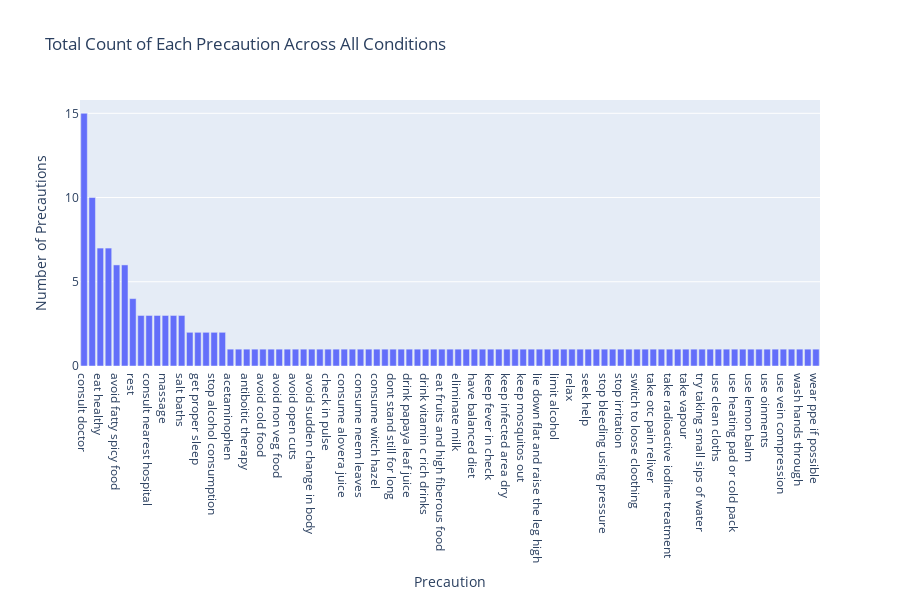

The code cell stored with this chart in its notebook:
### Code cell
# groups the data by each precaution and counts how many times each one appears across all diseases.

import plotly.express as px

# Reshape the DataFrame to have one column per precaution type
precautions_melted = precautions.melt(id_vars=['Disease'], var_name='Precaution_Type', value_name='Precaution')

# Count the occurrence of each precaution for each disease
precautions_count = precautions_melted.groupby(['Precaution']).size().reset_index(name='Count')


# Create the bar plot using Plotly
fig = px.bar(precautions_count, x='Precaution', y='Count', 
             title='Total Count of Each Precaution Across All Conditions',
             labels={'Count': 'Number of Precautions'},
             height=600)


# Update layout for better visibility
fig.update_layout(barmode='stack', xaxis={'categoryorder':'total descending'})

# Show the interactive plot
fig.show()

### Figure 1 — Plotly figure (JSON) as saved in the notebook; plotly's stock layout.template omitted (floating-point values rounded to 4 significant figures)
{"data": [{"alignmentgroup": "True", "hovertemplate": "Precaution=%{x}<br>Number of Precautions=%{y}<extra></extra>", "legendgroup": "", "marker": {"color": "#636efa", "pattern": {"shape": ""}}, "name": "", "offsetgroup": "", "orientation": "v", "showlegend": false, "textposition": "auto", "type": "bar", "x": ["Consult nearest hospital", "acetaminophen", "anti itch medicine", "antiboitic therapy", "avoid abrupt head movment", "avoid cold food", "avoid fatty spicy food", "avoid lying down after eating", "avoid non veg food", "avoid oily food", "avoid open cuts", "avoid public places", "avoid sudden change in body", "avoid too many products", "bath twice", "check in pulse", "cold baths", "consult doctor", "consult nearest hospital", "consume alovera juice", "consume milk thistle", "consume neem leaves", "consume probiotic food", "consume witch hazel", "cover mouth", "dont stand still for long", "drink cranberry juice", "drink papaya leaf juice", "drink plenty of water", "drink sugary drinks", "drink vitamin c rich drinks", "ease back into eating", "eat fruits and high fiberous food", "eat healthy", "eat high calorie vegitables", "eliminate milk", "exercise", "follow up", "get away from trigger", "get proper sleep", "have balanced diet", "increase vitamin c intake", "keep fever in check", "keep hydrated", "keep infected area dry", "keep mosquitos away", "keep mosquitos out", "lie down", "lie down flat and raise the leg high", "lie down on side", "limit alcohol", "maintain healthy weight", "massage", "medication", "meditation", "reduce stress", "relax", "remove scabs with wet compressed cloth", "rest", "salt baths", "seek help", "soak affected area in warm water", "stop alcohol consumption", "stop bleeding using pressure", "stop eating solid food for while", "stop irritation", "stop taking drug", "switch to loose cloothing", "take deep breaths", "take otc pain reliver", "take probiotics", "take radioactive iodine treatment", "take vaccine", "take vapour", "try acupuncture", "try taking small sips of water", "use antibiotics", "use clean cloths", "use detol or neem in bathing water", "use heating pad or cold pack", "use hot and cold therapy", "use lemon balm", "use neem in bathing ", "use oinments", "use poloroid glasses in sun", "use vein compression", "vaccination", "warm bath with epsom salt", "wash hands through", "wash hands with warm soapy water", "wear ppe if possible"], "xaxis": "x", "y": [3, 1, 1, 1, 1, 1, 6, 1, 1, 1, 1, 1, 1, 1, 2, 1, 1, 15, 3, 1, 1, 1, 1, 1, 1, 1, 1, 1, 3, 1, 1, 1, 1, 7, 1, 1, 6, 7, 1, 2, 1, 1, 1, 1, 1, 1, 1, 1, 1, 1, 1, 1, 3, 10, 2, 3, 1, 1, 4, 3, 1, 1, 2, 1, 1, 1, 1, 1, 1, 1, 1, 1, 1, 1, 1, 1, 1, 1, 1, 1, 1, 1, 1, 1, 1, 1, 2, 1, 1, 1, 1], "yaxis": "y"}], "layout": {"barmode": "stack", "height": 600, "legend": {"tracegroupgap": 0}, "title": {"text": "Total Count of Each Precaution Across All Conditions"}, "xaxis": {"anchor": "y", "categoryorder": "total descending", "domain": [0, 1], "title": {"text": "Precaution"}}, "yaxis": {"anchor": "x", "domain": [0, 1], "title": {"text": "Number of Precautions"}}}}
